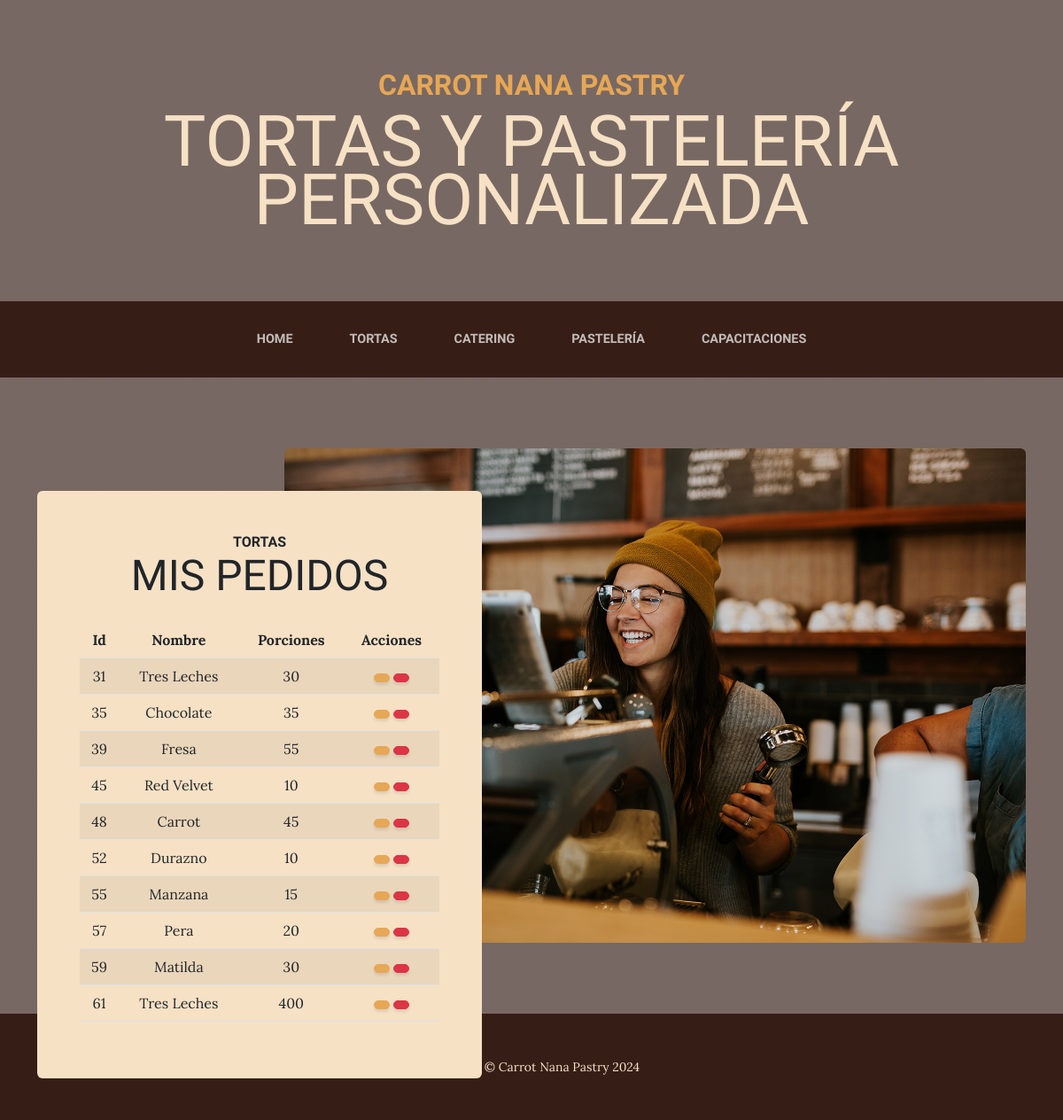
The page /tortas_pedidos/ on the database its author committed.
### carrot_app/models.py (models this page shows, shortened)
class Tortas(models.Model):
    nombre = models.CharField(max_length=40)
    porciones = models.IntegerField()

### carrot_app/views.py (the view)
# urls.py: path('tortas_pedidos/', tortas_pedidos, name = 'tortas_pedidos'),
def tortas_pedidos(request):
    tortas = Tortas.objects.all()
    contexto = {'tortas': tortas}
    return render(request, 'carrot_app/tortas_pedidos.html', contexto)

### carrot_app/templates/carrot_app/tortas_pedidos.html (shortened to what this page needs)
{% extends 'carrot_app/index.html'%}
{%block content%}
<img class="intro-img img-fluid mb-3 mb-lg-0 rounded" src="assets/img/intro.jpg" alt="..." />
            <div class="intro-text left-0 text-center bg-faded p-5 rounded">
                <h2 class="section-heading mb-4">
                    <span class="section-heading-upper">Tortas</span>
                    <span class="section-heading-lower">Mis Pedidos</span>
                </h2>
                <table class="table table-striped">
                    <thead>
                        <tr>
                            <th>Id</th>
                            <th>Nombre</th>
                            <th>Porciones</th>
                            <th>Acciones</th>
                        </tr>
                    </thead>
                    <tbody>
                    {% for t in tortas  %}
                        <tr>
                            <td>{{ t.id }}</td>
                            <td>{{ t.nombre }}</td>
                            <td>{{ t.porciones }}</td>
                            <td>
                                <a href="{% url 'tortas_update' t.id %}"
                                class="btn btn-primary" style="--bs-btn-padding-y: .25rem; --bs-btn-padding-x: .5rem; --bs-btn-font-size: .75rem;">
                                </a>
                                <a href="{% url 'tortas_delete' t.id %}"
                                class="btn btn-danger" style="--bs-btn-padding-y: .25rem; --bs-btn-padding-x: .5rem; --bs-btn-font-size: .75rem;">
                                </a>
                            </td>
                        </tr>
                    {% endfor %}
                    </tbody>
                </table>
            </div>
{% endblock content%}

### rows shown on the page
Tortas: id "31", nombre "Tres Leches", porciones "30"
Tortas: id "35", nombre "Chocolate", porciones "35"
Tortas: id "39", nombre "Fresa", porciones "55"
Tortas: id "45", nombre "Red Velvet", porciones "10"
Tortas: id "48", nombre "Carrot", porciones "45"
Tortas: id "52", nombre "Durazno", porciones "10"
Tortas: id "55", nombre "Manzana", porciones "15"
Tortas: id "57", nombre "Pera", porciones "20"
Tortas: id "59", nombre "Matilda", porciones "30"
Tortas: id "61", nombre "Tres Leches", porciones "400"
